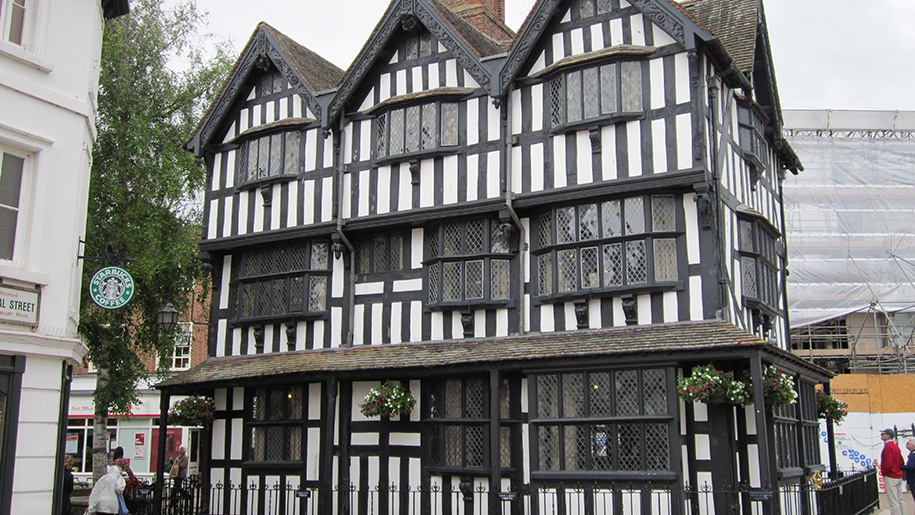
%> input picture datasets/house.jpg, 915 x 515 px
$ octave imageimport.m   (GNU Octave 9; MATLAB toolbox functions it lacks are replaced by stand-ins)
%> lines starting %> are read from the running program, lines starting %| are printed output that depends on the picture
# Crop the image to size
pkg load image
normImg = @(I) (I - min(I(:))) ./ max(I(:) - min(I(:)));

# Select Size
size = 64;
size--;
# Import Image
rgbimg = imread("house.jpg");
%> rgbimg is the input picture: size 515x915x3 uint8; mean R, G, B 120, 119.7, 117.6
img=double(rgb2gray(rgbimg))/255;
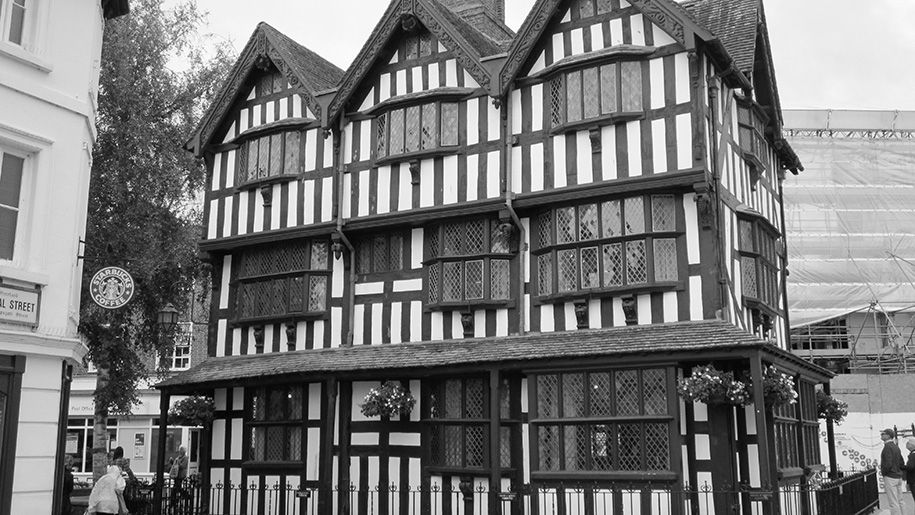
%> img: size 515x915 double; min 0, max 1, mean 0.469
normImg(img);
img = img(250:250+size,300:300+size);
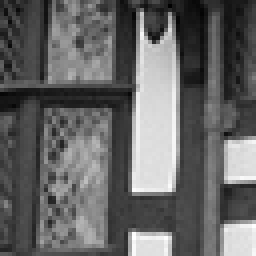
%> img: size 64x64 double (shown 4 times larger); min 0.00392, max 1, mean 0.395
# Print image
figure("Name","Original");imagesc(img);axis image;colormap gray;
# Add Noise
noiseParams = {'gaussian', ...
                 0,...
                 0.001};
noiseimg = imnoise( img, noiseParams{:} );
# Print image
figure("Name","Noisy");imagesc(noiseimg);axis image;colormap gray;
